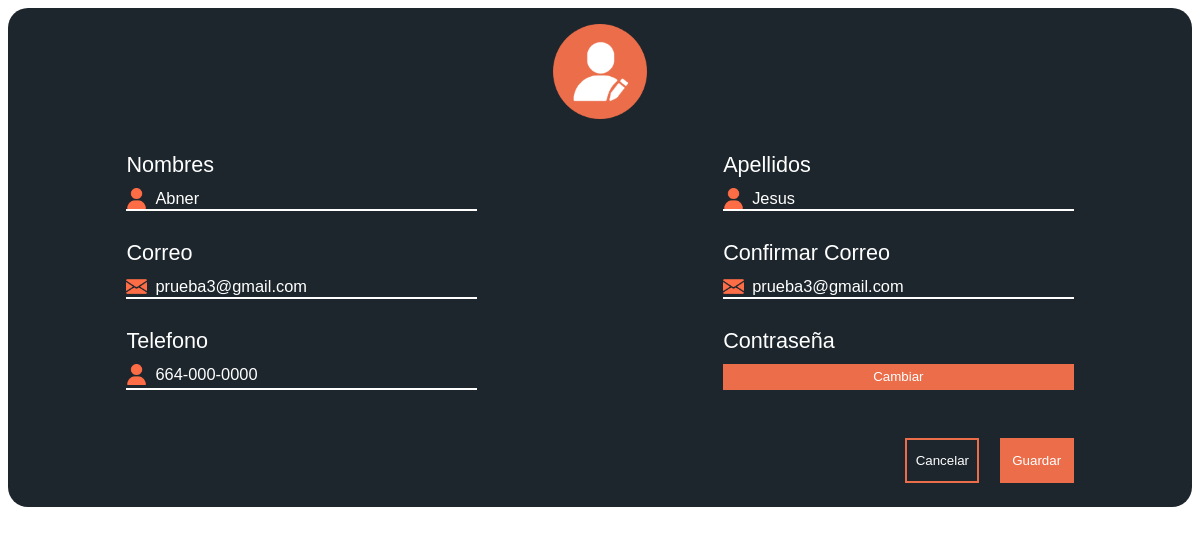
The app's page /_edit.php?var=7 with its own data.
### tables this page shows
CREATE TABLE IF NOT EXISTS `usuario` (
  `ID` int(3) NOT NULL AUTO_INCREMENT,
  `Nombre` varchar(100) NOT NULL,
  `Apellidos` varchar(60) NOT NULL,
  `Clave` varchar(50) NOT NULL,
  `Correo` varchar(100) NOT NULL,
  `Telefono` varchar(12) NOT NULL DEFAULT '664-000-0000',
  `TipoUsuario` char(1) NOT NULL,
  PRIMARY KEY (`ID`),
  KEY `TipoUsuario` (`TipoUsuario`)
);

### Web/_edit.php (the view, shortened to what this page needs)
<?php
  $conexion=mysqli_connect("localhost","root","","derechoscopio")
  or die("Problemas con la conexión");
  $usu = $_GET['var'];
?>
<!DOCTYPE html>
<html lang="es" dir="ltr">
  <head>
    <link rel="stylesheet" href="js/jquery-ui/jquery-ui.min.css"/>
    <link rel="stylesheet" href="js/jquery-ui/jquery-ui.structure.min.css"/>
    <link rel="stylesheet" href="js/jquery-ui/jquery-ui.theme.min.css"/>
    <link rel="stylesheet" type="text/css" href="js/tooltipster-master/dist/css/tooltipster.bundle.min.css" />
    <link rel="stylesheet" href="css/msg-alert.css">
    <link rel="stylesheet" href="css/popup.css">
    <link rel="stylesheet" href="css/edit.css">
  </head>
  <body>
    <div class="container">
      <div class="container-img">
        <img src="img/editar.png" alt="" class="icon-title">
      </div>
      <div class="container-form">
      <form action="update-user-general.php?id=<?php echo $usu?>" method="post">
          <?php
            $query= "SELECT Nombre, Apellidos, Correo, Telefono FROM usuario WHERE ID='$usu'";
            $registros = mysqli_query($conexion, $query) or
            die("Problemas en el select:" . mysqli_error($conexion));
          if ($reg = mysqli_fetch_array($registros))
          {
            ?>
            <div class="field line">
              <label for="">Nombres</label>
              <div class="info">
                <img src="img/name.png" alt="" class="icon">
                <input style="background: transparent !important;" type="text" placeholder="Nombre" class="textbox" name="nombres" value="<?php echo $reg['Nombre']?>" autocomplete="off">
              </div>
            </div>
            <div class="field line">
              <label for="">Apellidos</label>
              <div class="info">
                <img src="img/name.png" alt="" class="icon">
                <input style="background: transparent !important;" type="text" placeholder="Apellidos" class="textbox" name="apellidos" value="<?php echo $reg['Apellidos']?>" autocomplete="off">
              </div>
            </div>
            <div class="field line">
              <label for="">Correo</label>
              <div class="info">
                <img src="img/mail.png" alt="" class="icon">
                <input style="background: transparent !important;" type="text" placeholder="Correo" class="textbox" name="correo1" value="<?php echo $reg['Correo']?>" autocomplete="off">
              </div>
            </div>
            <div class="field line">
              <label for="">Confirmar Correo</label>
              <div class="info">
                <img src="img/mail.png" alt="" class="icon">
                <input style="background: transparent !important;" type="text" placeholder="Confirmar" class="textbox" name="correo2" value="<?php echo $reg['Correo']?>" autocomplete="off">
              </div>
            </div>
            <div class="field line">
              <label for="">Telefono</label>
              <div class="info">
                <img src="img/name.png" alt="" class="icon">
                <input style="background: transparent !important;" type="text" placeholder="000-000-0000" class="textbox"  name="telefono" value="<?php echo $reg['Telefono']?>" autocomplete="off" id="txt-tel">
              </div>
            </div>
              <div class="field">
                <label for="">Contraseña</label>
                <button type="button" name="button" id="btn-change">Cambiar</button>
              </div>
              <div class="field" id="field-button">
                <input type="button" id="btn-cancel" value="Cancelar">
                <input type="button" name=""  class="button-save" value="Guardar" id="btn-save">
              </div>
              <?php
            }
          ?>
        </form>
      </div>
    </div>
  </body>
</html>

### Web/css/edit.css (style rules this page uses)
* { font-family: poppins, 'arial'; }
.container { width: 100%; height: auto; padding-bottom: 24px; background: #1D262D; border-radius: 20px; }
.container-img { width: 100%; text-align: center; }
.icon-title { width: 8%; margin-top: 16px; }
form { display: flex; justify-content: space-between; flex-wrap: wrap; width: 80%; margin: auto; }
.container-form { width: 100% }
.field { width: 37%; padding-top: 19px; }
.icon { width: 6%; }
label { display: flex; color: white; font-size: calc(0.6em + 1vw); padding: 10px 0; }
.textbox { border: 0; width: 84%; color: white; font-size: calc(0.5em + 0.7vw); outline: none; padding-left: 8px; }
::placeholder { font-size: calc(0.5em + 0.7vw); color: #B8B8B8; }
.line { border-bottom: 2px solid white; }
.info { display: flex; align-items: center; }
#field-button { width: 100%; text-align: right; margin-top: 29px; }
.button-save { background: #EC6D4A; color: white; border: 2px solid #EC6D4A; width: calc(5em + 0.6vw); height: calc(3em + 0.4vw); }
#btn-cancel { border: 2px solid #EC6D4A; color: white; background: transparent; width: calc(5em + 0.6vw); height: calc(3em + 0.4vw); margin-right: 16px; cursor: pointer; }
#btn-change { background: #ec6d4a; border: 2px solid #ec6d4a; color: white; width: 100%; cursor: pointer; height: 26px; }

### records on screen
usuario: nombres "Abner", apellidos "Jesus", correo1 "prueba3@gmail.com", correo2 "prueba3@gmail.com", telefono "664-000-0000"
